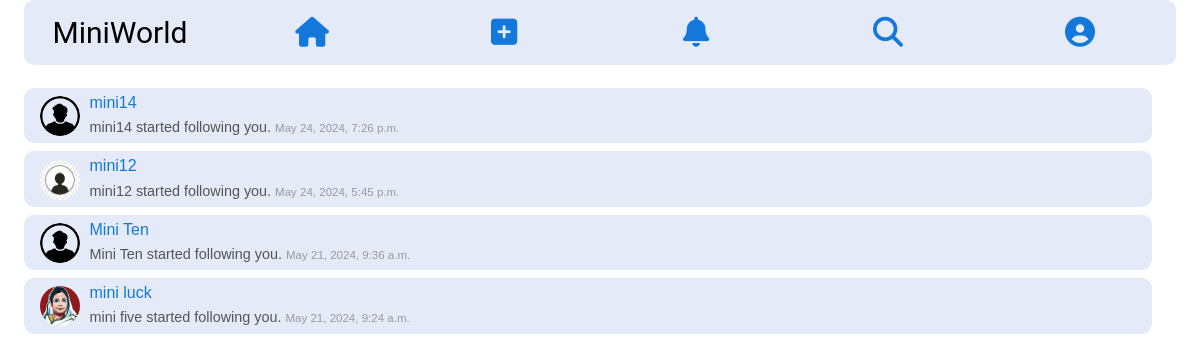
The page /notification/ (signed in) on the database its author committed.
### minigen/models.py (models this page shows, shortened)
class Notification(models.Model):
    user = models.ForeignKey(User, on_delete=models.CASCADE, related_name='notifications')  # The user receiving the notification
    follower = models.ForeignKey(User, on_delete=models.CASCADE, related_name='follower_notifications')  # The user who triggered the notification
    message = models.TextField()
    is_read = models.BooleanField(default=False)
    created_at = models.DateTimeField(auto_now_add=True)

### miniaccounts/models.py (models this page shows, shortened)
class ProfileInfo(models.Model):
    user = models.OneToOneField(User, on_delete=models.CASCADE, primary_key=True)
    acc_name=models.CharField(max_length=70, blank=True, null=True)
    bio = models.CharField(max_length=70, blank=True, null=True)
    acc_type = models.CharField(max_length=70, blank=True, null=True)
    country = models.CharField(max_length=70, blank=True, null=True)
    gender = models.CharField(
        max_length=70,
        choices=[
            ('Male', 'Male'),
            ('Female', 'Female'),
            ('Other', 'Other')
        ],
        blank=True,
        null=True
    )
    dob = models.DateField(blank=True, null=True)
    email = models.EmailField(max_length=70, blank=True, null=True)
    remail = models.EmailField(max_length=70, blank=True, null=True)
    phone = models.CharField(max_length=20, blank=True, null=True)
    image = models.ImageField(upload_to='uploads/', blank=True, null=True)
    acc_creation_time = models.DateTimeField(auto_now_add=True)
    followers = models.ManyToManyField(User, related_name='followers', blank=True)
    following = models.ManyToManyField(User, related_name='following', blank=True)
    class Meta:
        verbose_name = "Profile Info"
        verbose_name_plural = "Profile Infos"
        ordering = ['-acc_creation_time']

### minigen/views.py (the view)
# urls.py: path('notification/', views.Notification, name="notification"),
@login_required(login_url=reverse_lazy('signin'))
def Notification(request):
    notifications = request.user.notifications.all().select_related('follower').order_by('-created_at')
    notifications.update(is_read=True)  # Mark all notifications as read
    context = {
        'notifications': notifications,
    }
    return render(request, 'minigen/notification.html', context)

### templates/minigen/notification.html (shortened to what this page needs)
{% load static %}
<!DOCTYPE html>
<html lang="en">
<head>
    <link rel="stylesheet" href="{% static 'minigen/css/notification.css' %}">
    <link rel="stylesheet" href="https://cdnjs.cloudflare.com/ajax/libs/font-awesome/6.5.1/css/all.min.css" >
</head>
<body>
<div class="container-fluid">
    <div class="container">
        <div class="menu">
            <div class="mini-home">
                <a href="{% url 'home' %}" class="button-class">MiniWorld</a>
            </div>
            <div class="menu-home">
                <a href="{% url 'home' %}" class="icon-button" aria-label="Home">
                    <i class="fa-solid fa-house icon"></i>
                </a>
            </div>
            <div class="menu-home">
                <a href="{% url 'postmcq' %}" class="icon-button" aria-label="Post MCQ">
                    <i class="fa-solid fa-square-plus"></i>
                </a>
            </div>
            <div class="menu-home">
                <a href="{% url 'notification' %}" class="icon-button" aria-label="Notifications">
                    <i class="fa-solid fa-bell"></i>
                </a>
            </div>
            <div class="menu-home">
                <a href="{% url 'search' %}" class="icon-button" aria-label="Search">
                    <i class="fa-solid fa-magnifying-glass"></i>
                </a>
            </div>
            <div class="menu-home">
                <a href="{% url 'profile' %}" class="icon-button" aria-label="Profile">
                    <i class="fa-solid fa-circle-user"></i>
                </a>
            </div>
        </div>
    </div>
</div>
<div class="notification-fluid">
{% for notification in notifications %}
        <div class="notification">
            <div class="centre-middle-top">
                <div class="centre-middle-top-profile-image">
                    {% if notification.follower.profileinfo.image %}
                        <img src="{{ notification.follower.profileinfo.image.url }}" alt="{{ notification.follower.username }}'s profile picture" class="profile-image">
                    {% else %}
                        <img src="{% static 'media/profile_pics/profile-image.png'%}" alt="Profile Picture">
                    {% endif %}
                </div>
                <div class="centre-middle-top-profile-info">
                    <a href="{% url 'profile_view' notification.follower.username %}"> {{ notification.follower.username }} <p>{{ notification.message }} <small>{{ notification.created_at }}</small> </p> </a>
                </div>
            </div>
        </div>
{% endfor %}
</div>
</body>
</html>

### assets/minigen/css/notification.css (style rules this page uses)
* { margin: 0; padding: 0; box-sizing: border-box; }
body { font-family: Arial, sans-serif; margin: 0; padding: 0; }
.container-fluid { width: 90%; padding: 0 15px; margin: 0 auto; }
.container { width: 100%; }
.menu { position: fixed; top: 0; left: 0; width: 96%; margin-left: 2%; margin-top: 0%; display: flex; justify-content: space-around; align-items: center; padding: 5px 0; background-color: #e4eaf7; z-index: 1000; border-radius: 10px; }
.mini-home { flex: 1; text-align: center; }
.mini-home a { width: 100%; display: inline-block; cursor: pointer; padding: 10px; border-radius: 10px; font-family: 'Roboto', sans-serif; text-align: center; color: black; font-size: 30px; text-decoration: none; }
.menu-home { flex: 1; text-align: center; }
.menu-home a { width: 50%; display: inline-block; cursor: pointer; padding: 10px; border-radius: 10px; font-family: 'Roboto', sans-serif; text-align: center; color: #1378DA; font-size: 30px; }
.menu-home a i { font-size: 30px; margin-top: 2px; }
.notification-fluid { display: flex; flex-wrap: wrap; justify-content: space-between; margin-top: 5em; width: 98%; }
.notification { width: 96%; padding: 0 15px; border: 1px solid #e4eaf7; background-color: #e4eaf7; border-radius: 10px; margin-top: 0.5em; margin-left: 2%; }
.centre-middle-top { display: flex; align-items: center; margin-top: 5px; }
.centre-middle-top-profile-image img { border-radius: 50%; width: 40px; height: 40px; object-fit: cover; margin-right: 10px; }
.centre-middle-top-profile-info { flex: 1; }
.centre-middle-top-profile-info a { font-size: 1em; color: #1378DA; text-decoration: none; }
.centre-middle-top-profile-info p { font-size: 0.9em; color: #555; margin: 0.5em 0; }
.centre-middle-top-profile-info small { font-size: 0.8em; color: #999; }

### rows shown on the page
Notification: follower.username "mini14", message "mini14 started following you.", created_at "May 24, 2024, 7:26 p.m."
Notification: follower.profileinfo.image (placeholder picture), follower.username "mini12", message "mini12 started following you.", created_at "May 24, 2024, 5:45 p.m."
Notification: follower.username "Mini Ten", message "Mini Ten started following you.", created_at "May 21, 2024, 9:36 a.m."
Notification: follower.profileinfo.image (picture), follower.username "mini luck", message "mini five started following you.", created_at "May 21, 2024, 9:24 a.m."
